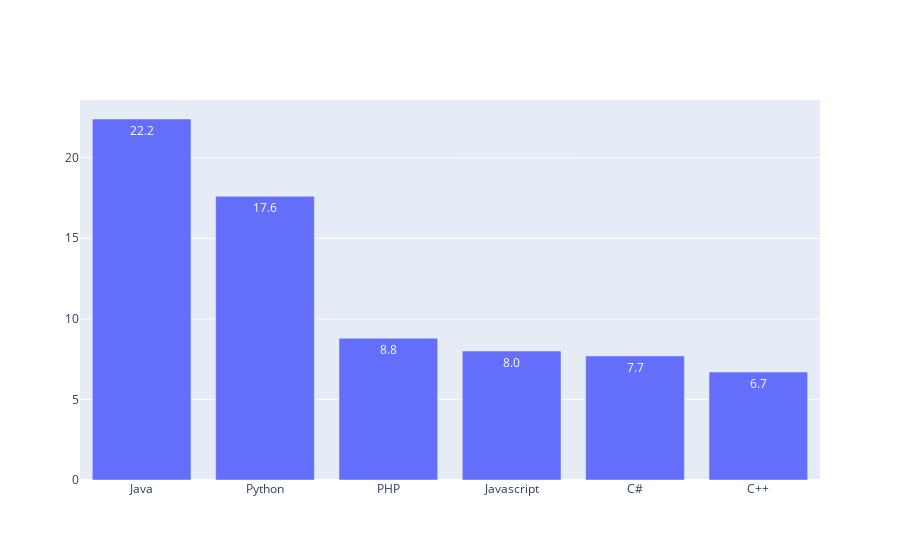

The cell this chart's notebook holds for it:
### Code cell
'''
5. Write a Python programming to display a bar chart of the popularity of
programming Languages. Attach a text label above each bar displaying its
popularity (float value).
Sample data:
Programming languages: Java, Python, PHP, JavaScript, C#, C++
Popularity: 22.2, 17.6, 8.8, 8, 7.7, 6.7
'''

import plotly.graph_objects as go
x = ['Java','Python','PHP','Javascript','C#','C++']
popularity = [22.4,17.6,8.8,8,7.7,6.7]
labels = [22.2000000,17.6000000,8.8000000, 8.000000, 7.700000, 6.700000]

fig = go.Figure(
    go.Bar(x=x, y=popularity, text=labels, textposition='auto')
)
fig
# plt.bar(x, popularity)
# # plt.bar_label(labels)
# # plt.show()
# plt.grid(which='major',linestyle='-',color='red')
# plt.grid(which='minor',linestyle='--')

### Figure 1 — Plotly figure (JSON) as saved in the notebook; plotly's stock layout.template omitted (floating-point values rounded to 4 significant figures)
{"data": [{"text": ["22.2", "17.6", "8.8", "8.0", "7.7", "6.7"], "textposition": "auto", "type": "bar", "x": ["Java", "Python", "PHP", "Javascript", "C#", "C++"], "y": [22.4, 17.6, 8.8, 8, 7.7, 6.7]}], "layout": {"autosize": true, "xaxis": {"autorange": true, "range": [-0.5, 5.5], "type": "category"}, "yaxis": {"autorange": true, "range": [0, 23.58], "type": "linear"}}}
